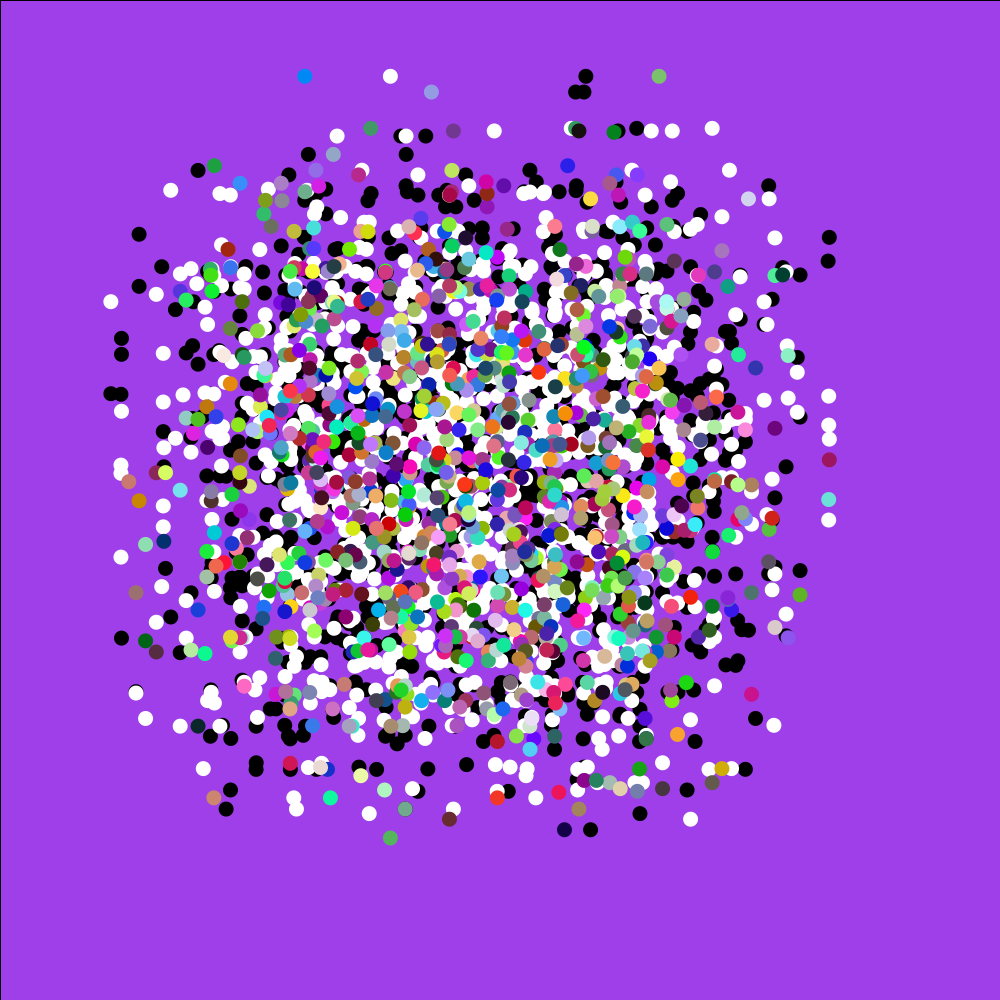
Frame 1 (no input)
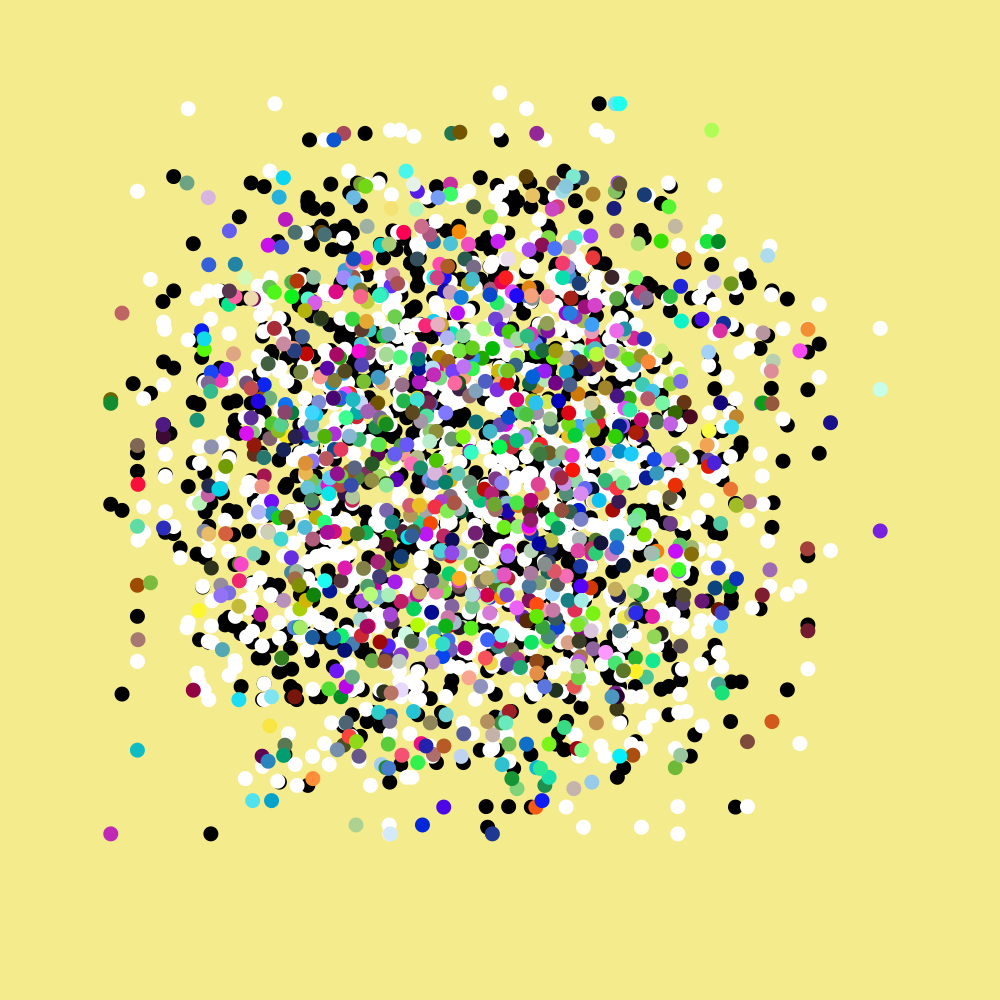
Frame 60 (the mouse pressed at the canvas centre just before this capture)
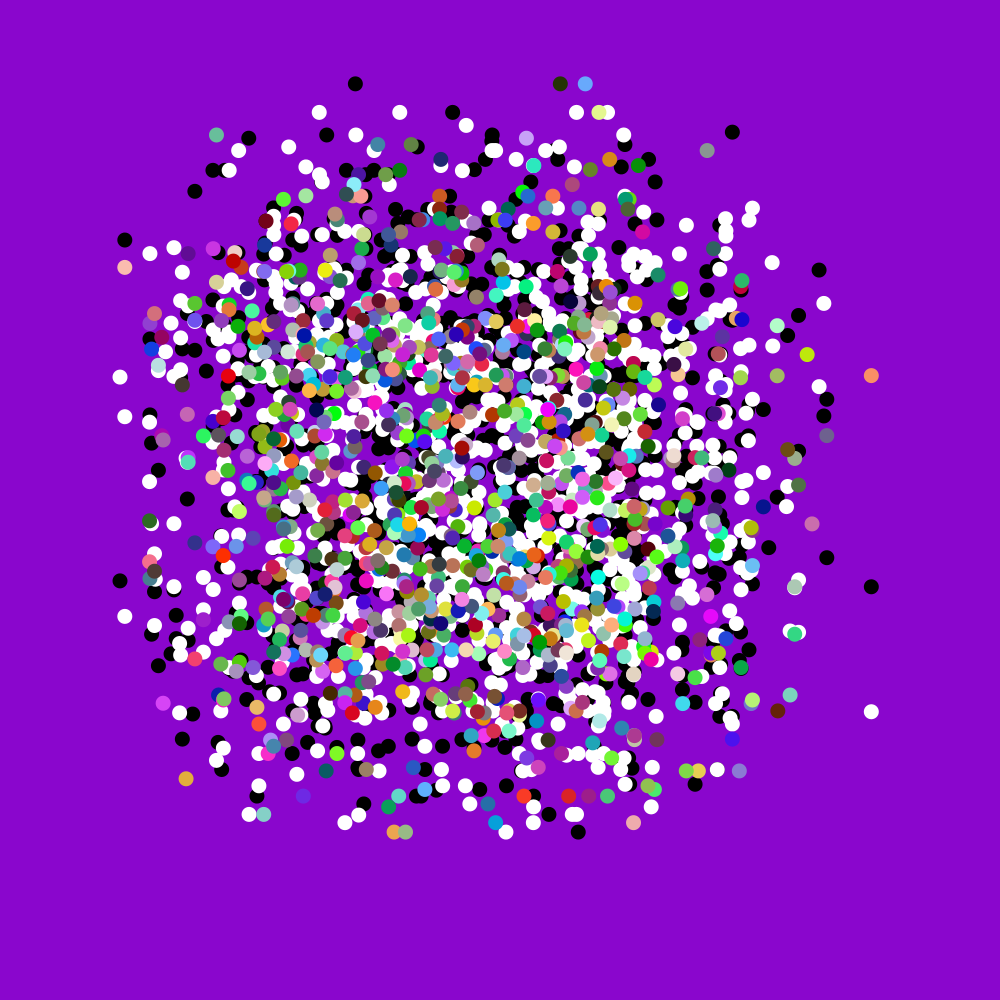
Frame 120 (the mouse held since frame 60 and released just before this capture)

The Processing sketch that drew these frames (run headless with seeded random() and noise(); from frame 60 on, the mouse is pressed at the canvas centre):

// Processing sketch: magic_worms
// ── magic_worms.pde
void setup() {
  size(1000, 1000);
 
}
void draw() {
    float r = random(255);
  float u = random(255);
  float h = random(255);
 background(r, u, h);
makeMagical();

   for (int i=0; i<=1000; i++) {
  int n = (int)random(1000);
  int o = (int)random(1000);
  float d = random(0);
  float e = random(0);
  float f = random(0);
    ellipse(getWormX(n), getWormY(o), 15, 15);
    fill(d, e, f);

  }
   for (int i=0; i<=1000; i++) {
  int p = (int)random(1000);
  int q = (int)random(1000);
    ellipse(getWormX(p), getWormY(q), 15, 15);
    fill(255, 255, 255);

  }
    for (int i=0; i<=1000; i++) {
  int x = (int)random(1000);
  int y = (int)random(1000);
  float a = random(255);
  float b = random(255);
  float c = random(255);
    ellipse(getWormX(x), getWormY(y), 15, 15);
    fill(a, b, c);

  }
}
  float frequency = .001;
    float noiseInterval = PI;

    void makeMagical() {
        fill( 0, 0, 0, 10 );
        rect(0, 0, width, height);
        noStroke();
    }

    float getWormX(int i) {
        return map(noise(i*noiseInterval + frameCount * frequency), 0, 1, 0, width);
    }

    float getWormY(int i) {
        return map(noise(i*noiseInterval+1 + frameCount * frequency), 0, 1, 0, height);
    }
